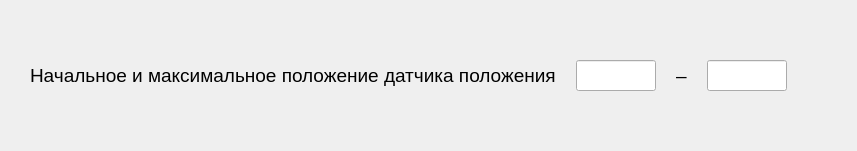
     <widget class="QWidget" name="tab">
      <attribute name="title">
       <string>Датчик ленейных перемещений</string>
      </attribute>
      <layout class="QHBoxLayout" name="horizontalLayout_7">
       <item>
        <spacer name="horizontalSpacer_2">
         <property name="orientation">
          <enum>Qt::Orientation::Horizontal</enum>
         </property>
         <property name="sizeHint" stdset="0">
          <size>
           <width>10</width>
           <height>20</height>
          </size>
         </property>
        </spacer>
       </item>
       <item>
        <layout class="QVBoxLayout" name="verticalLayout_4">
         <item>
          <spacer name="verticalSpacer_3">
           <property name="orientation">
            <enum>Qt::Orientation::Vertical</enum>
           </property>
           <property name="sizeHint" stdset="0">
            <size>
             <width>20</width>
             <height>40</height>
            </size>
           </property>
          </spacer>
         </item>
         <item>
          <widget class="QWidget" name="widget_crossingLimits_spring_2" native="true">
           <property name="font">
            <font>
             <pointsize>20</pointsize>
            </font>
           </property>
           <layout class="QHBoxLayout" name="horizontalLayout_11">
            <property name="spacing">
             <number>20</number>
            </property>
            <item>
             <widget class="QLabel" name="label_3">
              <property name="font">
               <font>
                <pointsize>14</pointsize>
               </font>
              </property>
              <property name="text">
               <string>Начальное и максимальное положение датчика положения</string>
              </property>
             </widget>
            </item>
            <item>
             <widget class="QLineEdit" name="lineEdit_linearMin">
              <property name="sizePolicy">
               <sizepolicy hsizetype="Preferred" vsizetype="Fixed">
                <horstretch>0</horstretch>
                <verstretch>0</verstretch>
               </sizepolicy>
              </property>
              <property name="minimumSize">
               <size>
                <width>80</width>
                <height>0</height>
               </size>
              </property>
              <property name="maximumSize">
               <size>
                <width>50</width>
                <height>16777215</height>
               </size>
              </property>
              <property name="font">
               <font>
                <pointsize>14</pointsize>
               </font>
              </property>
              <property name="alignment">
               <set>Qt::AlignmentFlag::AlignCenter</set>
              </property>
             </widget>
            </item>
            <item>
             <widget class="QLabel" name="label_crossingLimits_spring_2">
              <property name="font">
               <font>
                <pointsize>14</pointsize>
               </font>
              </property>
              <property name="text">
               <string>–</string>
              </property>
             </widget>
            </item>
            <item>
             <widget class="QLineEdit" name="lineEdit_linearMax">
              <property name="sizePolicy">
               <sizepolicy hsizetype="Preferred" vsizetype="Fixed">
                <horstretch>0</horstretch>
                <verstretch>0</verstretch>
               </sizepolicy>
              </property>
              <property name="minimumSize">
               <size>
                <width>80</width>
                <height>0</height>
               </size>
              </property>
              <property name="maximumSize">
               <size>
                <width>50</width>
                <height>16777215</height>
               </size>
              </property>
              <property name="font">
               <font>
                <pointsize>14</pointsize>
               </font>
              </property>
              <property name="text">
               <string/>
              </property>
              <property name="alignment">
               <set>Qt::AlignmentFlag::AlignCenter</set>
              </property>
             </widget>
            </item>
            <item>
             <spacer name="horizontalSpacer_crossingLimits_spring_2">
              <property name="font">
               <font>
                <pointsize>20</pointsize>
               </font>
              </property>
              <property name="orientation">
               <enum>Qt::Orientation::Horizontal</enum>
              </property>
              <property name="sizeHint" stdset="0">
               <size>
                <width>40</width>
                <height>20</height>
               </size>
              </property>
             </spacer>
            </item>
           </layout>
          </widget>
         </item>
         <item>
          <spacer name="verticalSpacer_4">
           <property name="orientation">
            <enum>Qt::Orientation::Vertical</enum>
           </property>
           <property name="sizeHint" stdset="0">
            <size>
             <width>20</width>
             <height>40</height>
            </size>
           </property>
          </spacer>
         </item>
        </layout>
       </item>
       <item>
        <spacer name="horizontalSpacer_4">
         <property name="orientation">
          <enum>Qt::Orientation::Horizontal</enum>
         </property>
         <property name="sizeHint" stdset="0">
          <size>
           <width>10</width>
           <height>20</height>
          </size>
         </property>
        </spacer>
       </item>
      </layout>
     </widget>
